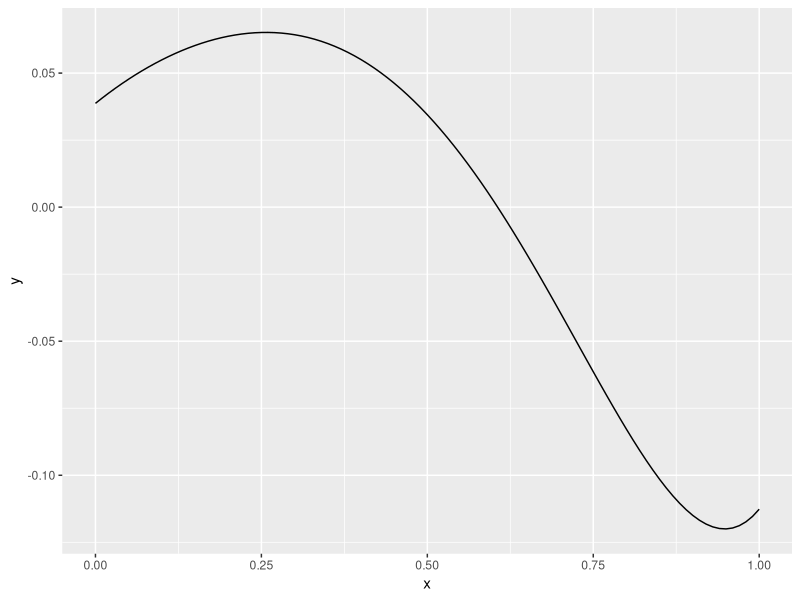
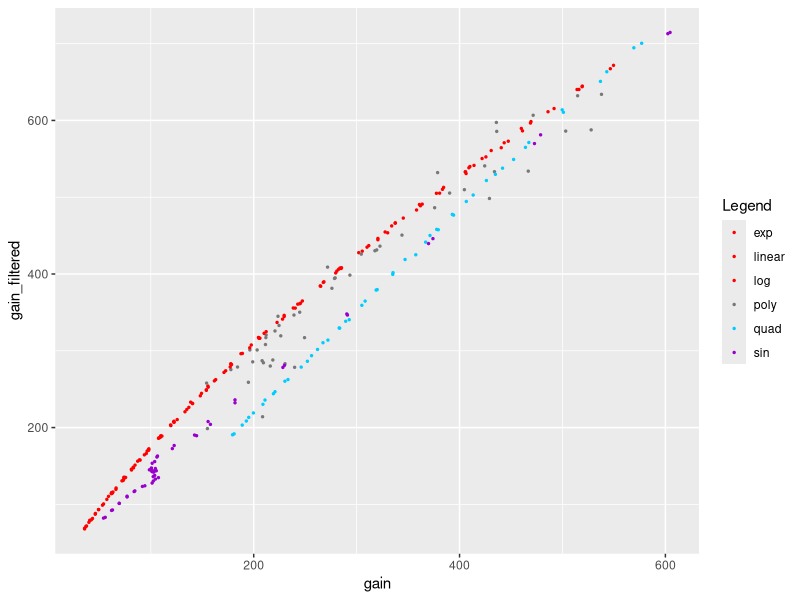

The R source for these figures, in order:
## ---- chunk 1
library(tidyverse)
library(rpart)
generator <- function(x, type, c){        # Generator functions: all except poly
    if(type == "linear"){return(c*x)}
    if(type == "quad"){return((x-c)^2)}
    if(type == "exp"){return(exp(-x*c))}
    if(type == "log"){return(log(x+c))}
    if(type == "sin"){return(sin(x*c)/c)}
}

m_gen <- function(type, c){               # Average value of generator
    if(type == "linear") return(c/2) 
    if(type == "quad") return(1/3-c+c^2)
    if(type == "exp") return((1-exp(-c))/c)
    if(type == "log") return(-1 - c*log(c)+(1+c)*log(1+c))
    if(type == "sin") return((1-cos(c))/c^2)
    if(type == "poly") {return(0)}        # Not computed 
}

var_gen <- function(type, c){             # Variance of generator
    if(type == "linear") return(c^2/12) 
    if(type == "quad") return((15*c^2-15*c+4)/45)
    if(type == "exp") return(exp(-2*c)*(exp(c)-1)*(2+c+exp(c)*(c-2))/2/(c^2))
    if(type == "log") return(1 - c*(1+c)*(log(c)-log(1+c))^2)
    if(type == "sin") return((2*c^2-c*sin(2*c)+8*cos(c)-2*cos(2*c)-6)/4/c^4)
}

fin_gen <- function(x, type,c){           # Generator with mean removed
    if(type == "poly"){
        return(gen_poly(x, c))
    } else
    return(generator(x, type, c) - m_gen(type, c))
}

sim_gen <- function(x, type, c, target_sd){ # Simulation of one point with noise
    return(fin_gen(x, type, c) + target_sd * rnorm(length(x))) 
}

gain <- function(fit){                      # Gain extracted from tree
    out_fit <- fit$frame
    var20 <- out_fit$dev[1]
    var21 <- out_fit$dev[2]
    var22 <- out_fit$dev[3]
    return(var20-(var21+var22))
}

filter_q <- function(data, q, y){           # Filtering function
    return(filter(data, y > quantile(y, 1-q) | y < quantile(y, q)))
}

gen_poly <- function(x, cc){                # Random function for the polynomial generator
    pars <- rnorm(cc) 
    while(sum(sign(pars))!=0){pars <- rnorm(cc) } # To make sure that the behavior is not too montonous
    m <- sum(pars/(2:(cc+1)))
    x <- sapply(x, `^`, 1:cc)
    p <- matrix(rep(pars, ncol(x)), nrow = cc, byrow = F)
    out <- colSums(p*x) - m
    return(out / sd(out) / runif(1, min = 12, max = 21))
}

ggplot(data.frame(x = c(0,1)), aes(x = x)) + stat_function(fun = gen_poly, args = list(cc = 6)) # Example of polynomial generator
## ---- chunk 2
nb_sim <- 50                                    # Number of simulations: 1000 in the paper
type <- c("linear", "quad", "sin", "exp", "log", "poly")
cc <- seq(0.1,0.4, length.out = nb_sim)         # For linear only, changes below
target_sd <- c(0.05)                             # Several values of noise can be tested
q <- c(0.15)                                    # Several values for q can also be tested
pars <- expand.grid(type, cc, target_sd,q)      # Initial parameters
colnames(pars) <- c("type", "cc", "target_sd", "q")
pars <- pars %>%                                # We alter parameter ranges below to get homogeneous gains
    group_by(target_sd, q) %>%
    mutate(cc = ifelse(type == "linear", seq(0.1,0.3, length.out = nb_sim), cc),
           cc = ifelse(type == "exp", seq(0.1,0.32, length.out = nb_sim), cc),
           cc = ifelse(type == "sin", seq(7,14, length.out = nb_sim), cc),
           cc = ifelse(type == "quad", seq(0.43,0.59, length.out = nb_sim), cc),
           cc = ifelse(type == "log", seq(3,13, length.out = nb_sim), cc),
           cc = ifelse(type == "poly", 6, cc))
type <- as.character(pars$type)                 # Parameter: type
cc <- matrix(pars$cc)                           # Parameter: parameter!
target_sd <- matrix(pars$target_sd)             # Parameter: level of noise
q <- matrix(pars$q)                             # Parameter: level of filter

gainz <- function(nb_points, target_sd, q, type, cc){ # Function that wraps the simulations
    x <- runif(nb_points)                             # Simulation of x
    y <- sim_gen(x, type, cc, target_sd)              # Simulation of y
    data <- data.frame(y,x)                           # Data (general case)
    fit <- rpart(y ~ x, data = data, cp = 0.0001, maxdepth = 1)                 # Tree fitting (general case)
    gain_res <- gain(fit)                             # Gain (benchmark)
    fit <- rpart(y ~ x, data = filter_q(data, q, y), cp = 0.0001, maxdepth = 1) # Tree on filtered data
    gain_res_filtered <- gain(fit)                    # Gain (post-filter)
    if(type == "poly"){                               # Below, we keep the level of generated variance  
        var_g <- var(y) - target_sd^2
    } else {
        var_g <- var_gen(type, cc)
    }
    return(c(gain_res, gain_res_filtered, var_g))
}

grd <- pmap(list(target_sd, q, type, cc),             # Run the simulations!
            gainz,                                    # On this function
            nb_points = 10^5)                         # Number of points simulated: 10^6 in the paper
res <- grd %>% unlist %>% matrix(ncol = 3, byrow = TRUE)                   # Organize results (1)
res <- data.frame(type = type, cc = cc, q = q, target_sd, gain = res[,1],  # Organize results (2)
                  gain_filtered = res[,2], var_g = res[,3])
# save(res, file = "res_agg.RData")
## ---- chunk 3
res %>% 
    ggplot(aes(x = gain, y = gain_filtered, color = type)) + geom_point(size = 0.5) +
    scale_colour_manual("Legend", values = c("#ff0000","#ff0000","#ff0000","#787878","#00ccff","#9900cc")) 
